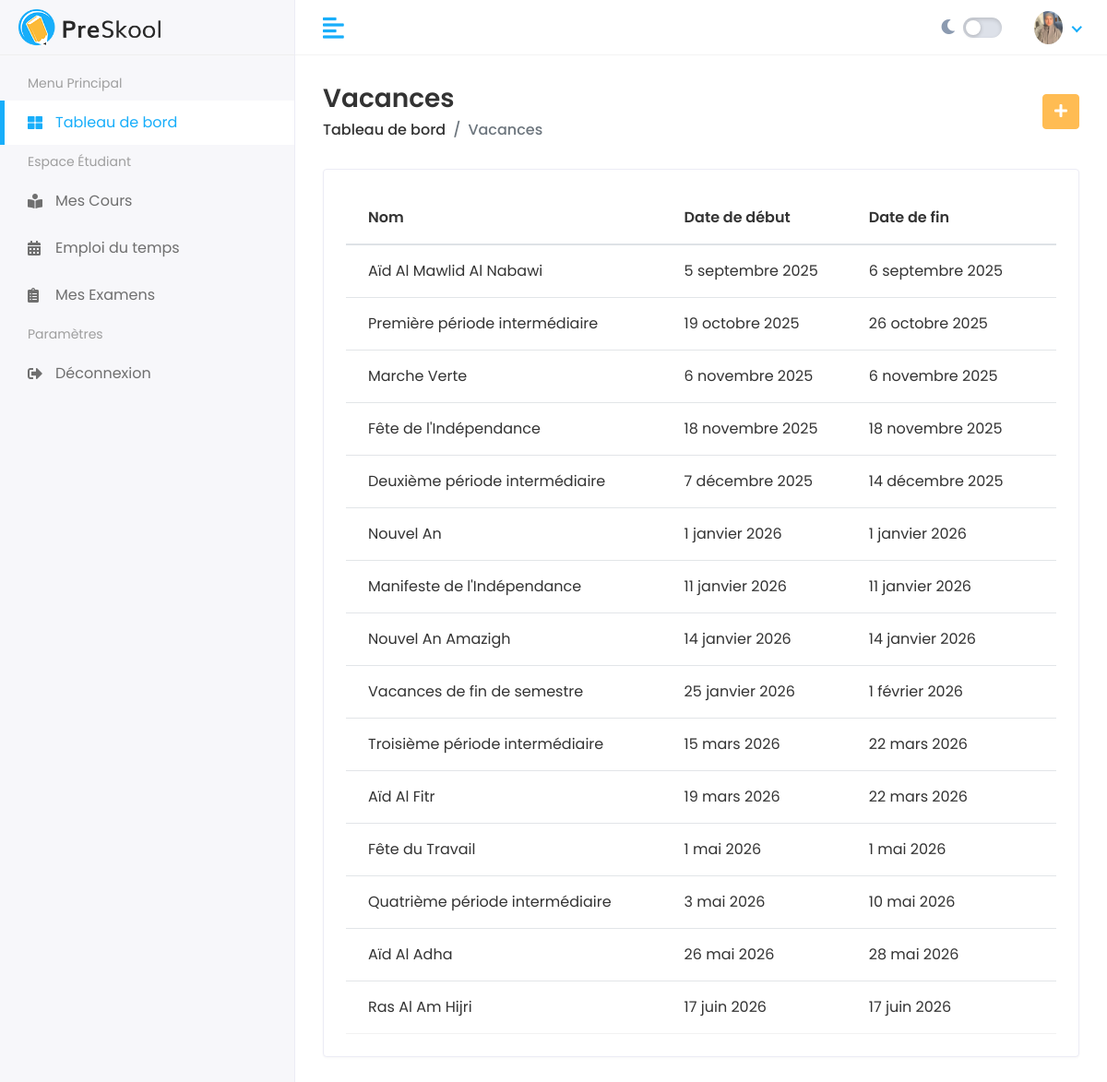
/fr/academic/holidays/, run on the app's committed database.
### academic/models.py (models this page shows, shortened)
class Holiday(models.Model):
    name = models.CharField(max_length=200)
    start_date = models.DateField()
    end_date = models.DateField()

### academic/views.py (the view)
# urls.py: path('holidays/', views.holiday_list, name='holiday_list'),
def holiday_list(request):
    holidays = Holiday.objects.all()
    return render(request, 'academic/holiday_list.html', {'holidays': holidays})

### templates/academic/holiday_list.html
{% extends 'Home/base.html' %}
{% load static %}
{% block body %}
<div class="page-header">
    <div class="row align-items-center">
        <div class="col">
            <h3 class="page-title">Vacances</h3>
            <ul class="breadcrumb">
                <li class="breadcrumb-item"><a href="{% url 'dashboard' %}">Tableau de bord</a></li>
                <li class="breadcrumb-item active">Vacances</li>
            </ul>
        </div>
        <div class="col-auto text-right float-right ml-auto">
            <a href="{% url 'holiday_add' %}" class="btn btn-primary"><i class="fas fa-plus"></i></a>
        </div>
    </div>
</div>
<div class="row">
    <div class="col-sm-12">
        <div class="card card-table">
            <div class="card-body">
                <div class="table-responsive">
                    <table class="table table-hover table-center mb-0 datatable">
                        <thead>
                            <tr>
                                <th>Nom</th>
                                <th>Date de début</th>
                                <th>Date de fin</th>
                            </tr>
                        </thead>
                        <tbody>
                            {% for holiday in holidays %}
                            <tr>
                                <td>{{ holiday.name }}</td>
                                <td>{{ holiday.start_date }}</td>
                                <td>{{ holiday.end_date }}</td>
                            </tr>
                            {% empty %}
                            <tr>
                                <td colspan="3" class="text-center">Aucune vacance enregistrée.</td>
                            </tr>
                            {% endfor %}
                        </tbody>
                    </table>
                </div>
            </div>
        </div>
    </div>
</div>
{% endblock %}

### static/assets/css/style.css (style rules this page uses)
html { height: 100%; }
body { background-color: #fff; color: #333; font-family: 'Poppins', sans-serif; font-size: 1rem; height: 100%; line-height: 1.5; overflow-x: hidden; }
h1, h2, h3, h4, h5, h6 { font-family: 'Poppins', sans-serif; margin-top: 0; }
a { color: #009ce7; }
input, button, a { transition: all 0.4s ease; -moz-transition: all 0.4s ease; -o-transition: all 0.4s ease; -ms-transition: all 0.4s ease; -webkit-transition: all 0.4s ease; }
ul, ol { padding: 0px; list-style: none; }
.table { color: #333; max-width: 100%; margin-bottom: 0; width: 100%; }
.table thead tr th { font-weight: 600; }
.table tbody tr { border-bottom: 1px solid rgba(0, 0, 0, 0.05); }
.table.table-center td, .table.table-center th { vertical-align: middle; }
.card-table .card-body .table > thead > tr > th { border-top: 0; }
.card-table .card-body .table tr td:first-child, .card-table .card-body .table tr th:first-child { padding-left: 1.5rem; }
.card-table .card-body .table tr td:last-child, .card-table .card-body .table tr th:last-child { padding-right: 1.5rem; }
.card-table .table td, .card-table .table th { border-top: 1px solid #e2e5e8; padding: 1rem 0.75rem; white-space: nowrap; }
.btn-primary { background-color: #FFBC53; border: 1px solid #FFBC53; }
.card { border: 1px solid #ececf5; box-shadow: 0 1px 3px 0 rgba(0, 0, 0, 0.03); margin-bottom: 1.875rem; }
.card-body { padding: 1.5rem; }
.page-header { margin-bottom: 1.875rem; }
.page-header .breadcrumb { background-color: transparent; color: #6c757d; font-size: 1rem; font-weight: 500; margin-bottom: 0; padding: 0; }
.page-header .breadcrumb a { color: #333; }
.page-title { font-size: 28px; font-weight: 600; color: #333; margin-bottom: 5px; }

### static/assets/css/premium_dashboard.css (style rules this page uses)
:root { --primary-gradient: linear-gradient(135deg, #667cca 0%, #4659b1 100%); --secondary-gradient: linear-gradient(135deg, #ff9d6c 0%, #ff6b6b 100%); --success-gradient: linear-gradient(135deg, #43e97b 0%, #38f9d7 100%); --glass-bg: rgba(255, 255, 255, 0.7); --glass-border: rgba(255, 255, 255, 0.3); }

### data on the page
Holiday: name "Aïd Al Mawlid Al Nabawi", start_date "5 septembre 2025", end_date "6 septembre 2025"
Holiday: name "Première période intermédiaire", start_date "19 octobre 2025", end_date "26 octobre 2025"
Holiday: name "Marche Verte", start_date "6 novembre 2025", end_date "6 novembre 2025"
Holiday: name "Fête de l'Indépendance", start_date "18 novembre 2025", end_date "18 novembre 2025"
Holiday: name "Deuxième période intermédiaire", start_date "7 décembre 2025", end_date "14 décembre 2025"
Holiday: name "Nouvel An", start_date "1 janvier 2026", end_date "1 janvier 2026"
Holiday: name "Manifeste de l'Indépendance", start_date "11 janvier 2026", end_date "11 janvier 2026"
Holiday: name "Nouvel An Amazigh", start_date "14 janvier 2026", end_date "14 janvier 2026"
Holiday: name "Vacances de fin de semestre", start_date "25 janvier 2026", end_date "1 février 2026"
Holiday: name "Troisième période intermédiaire", start_date "15 mars 2026", end_date "22 mars 2026"
Holiday: name "Aïd Al Fitr", start_date "19 mars 2026", end_date "22 mars 2026"
Holiday: name "Fête du Travail", start_date "1 mai 2026", end_date "1 mai 2026"
Holiday: name "Quatrième période intermédiaire", start_date "3 mai 2026", end_date "10 mai 2026"
Holiday: name "Aïd Al Adha", start_date "26 mai 2026", end_date "28 mai 2026"
Holiday: name "Ras Al Am Hijri", start_date "17 juin 2026", end_date "17 juin 2026"

### other printed values
{{ menu_principal }} "Menu Principal"
{{ dashboard_label }} "Tableau de bord"
{{ student_space }} "Espace Étudiant"
{{ my_courses }} "Mes Cours"
{{ txt_timetable }} "Emploi du temps"
{{ my_exams }} "Mes Examens"
{{ settings }} "Paramètres"
{{ logout }} "Déconnexion"
